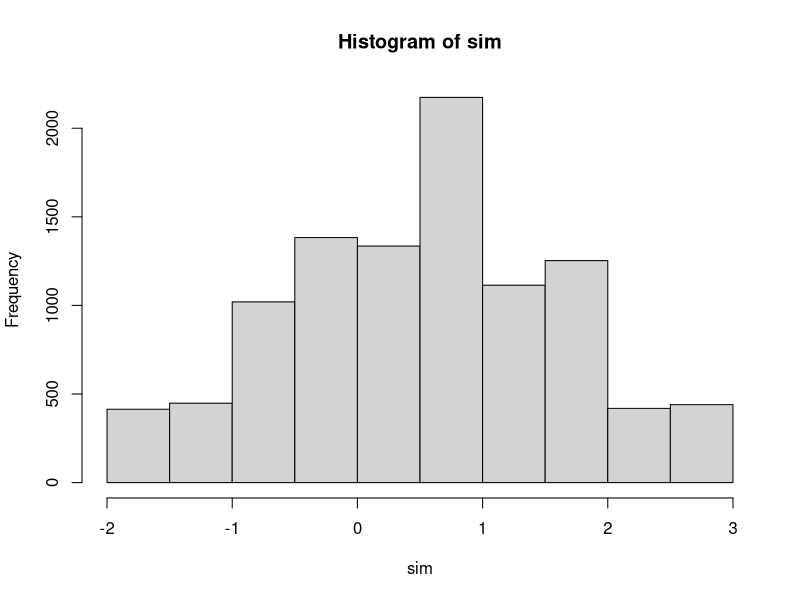

Write R code to recreate this figure. (Note: this script raises an error after producing the figure.)
########## Lecture1_Code.R
# Creator: Alex Hoagland
# Created: 5/30/2022
# Last modified: 5/30/2022
#
# PURPOSE:
#   Runs Monte Carlo simulations to show that estimates of ATE correctly identify ATE (on average)
#   when we assume independence
#
# NOTES: 
#   - uses the Tidyverse package and Dplyr
################################################################################


##### 1. Call all relevant packages
# install.packages('tidyverse') # if needed, install the package
library(tidyverse) # call the relevant library


##### 2. All user-defined functions
# This whole code chunk defines a function called "gap"
gap <- function() # This line names the function "gap" and tells R that it's a function. Any arguments you need go in the parentheses
{ # Always have brackets around function definitions
  sdo <-  tibble( 
    y1 = c(7,5,5,7,4,10,1,5,3,9),
    y0 = c(1,6,1,8,2,1,10,6,7,8),
    random = rnorm(10)
  ) %>% # The lines above define a data frame (referred to as a "tibble") with three variables and 10 observations
    arrange(random) %>% # This line sorts the data frame by the random variable (i.e., a random sort)
    mutate( # Mutate is dplyr speak for creating new variables
      d = c(rep(1,5), rep(0,5)), # Assigns a treatment variable: treated status for first 5 observations, control for others
      y = d * y1 + (1 - d) * y0 # The switching equation to tell us which outcome we observe
    ) %>%
    pull(y) # This line keeps only the observed outcome
  
  sdo <- mean(sdo[1:5]-sdo[6:10]) # This is the outcome of interest: the estimated ATE based on observed data
  
  return(sdo) # This line tells the function what to return (the outcome we want)
} # Don't forget to close the brackets

# Let's test the function
gap()
test <- gap()


##### 3. First code chunk: monte carlo simulations
sim <- replicate(10000, gap()) # Run the gap function 10,000 times
mean(sim) # The average estimated effect is almost 0.6!


##### 4. Visualize the simulation results
hist(sim) # This kind of visualization is called "baseR"

# Another kind of visualization uses the "ggplot" format -- this is helpful for making nice, publication-ready figures
sim <- tibble(sim) # We need a tibble for ggplot to work
histfig <- ggplot(data=sim, aes(sim))+geom_histogram(binwidth=.2,color='gray70',fill='cadetblue') + 
  theme_minimal() + labs(x="Estimated ATE", y="",title="Estimated ATE vs. Truth") + geom_vline(xintercept=0.6, color="red", linetype="dashed",size=1)
  # Notes: 
  # First, need to tell ggplot what tibble object to look at (sim)
  # Then, the aes() command tells ggplot which variables to use. This depends on the particular geom() you want. 
  # Since we are making a one-variable histogram, we need only reference the variable we have (sim) 
  # geom_histogram() makes the histogram. 
  # See http://www.stat.columbia.edu/~tzheng/files/Rcolor.pdf for colors in R
  # theme_minimal() is a nice theme to use for the background. See themes here: https://ggplot2.tidyverse.org/reference/ggtheme.html
  # labs() defines the labels of interest
  # geom_vline() makes a vertical line at the true ATE (in this case, 0.6). 
histfit